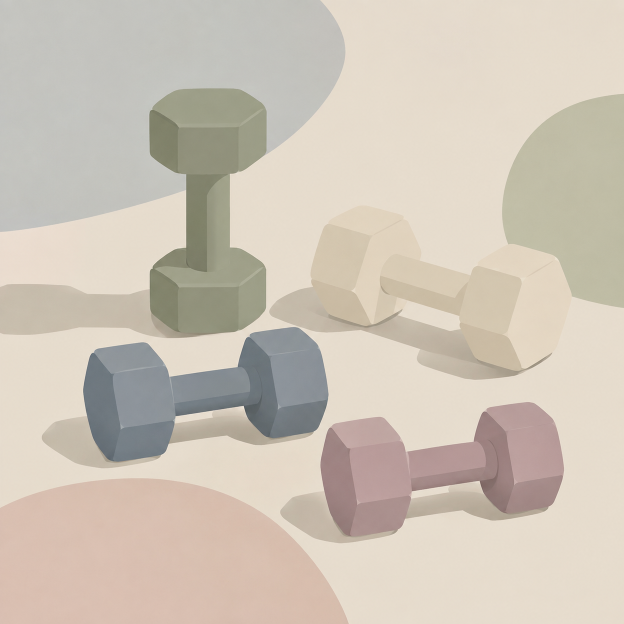
#> input picture scripts/test_im2/gen_1788146116217_1.png, 1248 x 1248 px (shown at 1/2 size)
$ python remove_background.py test_im2/gen_1788146116217_1.png
#> lines starting #> are read from the running program, lines starting #| are printed output that depends on the picture
"""
纯色背景去除脚本
将图片中的纯色背景（如白色、绿色、蓝色）去除，输出透明背景 PNG。

用法:
  python remove_background.py input.jpg                      # 单张，自动检测背景色
  python remove_background.py input.jpg -o result.png        # 指定输出路径
  python remove_background.py ./photos/                      # 批量处理目录
  python remove_background.py input.jpg --color "#FFFFFF"    # 手动指定背景色
  python remove_background.py input.jpg --tolerance 40       # 调整去除范围

参数说明:
  --color      背景颜色，格式 "#FFFFFF" 或 "255,255,255"。不指定时自动取四角颜色
  --tolerance  颜色容差 0-255，越大去除越多（默认 30）
  --feather    边缘羽化像素数，让边缘更平滑（默认 10）
"""

import argparse
import sys
from pathlib import Path

import numpy as np
from PIL import Image

SUPPORTED_EXTS = {".jpg", ".jpeg", ".png", ".bmp", ".webp", ".tiff", ".tif"}


def parse_color(text):
    """解析 #RRGGBB 或 R,G,B 格式的颜色"""
    text = text.strip()
    if text.startswith("#"):
        text = text[1:]
        if len(text) == 3:
            text = "".join(c * 2 for c in text)
        return tuple(int(text[i:i + 2], 16) for i in (0, 2, 4))
    parts = [int(p.strip()) for p in text.split(",")]
    if len(parts) != 3:
        raise ValueError("颜色格式应为 #RRGGBB 或 R,G,B")
    return tuple(parts)


def detect_bg_color(img):
    """取图片四角区域的平均颜色作为背景色"""
    img = img.convert("RGB")
    w, h = img.size
    size = max(4, min(w, h) // 20)
    corners = [
        img.crop((0, 0, size, size)),
        img.crop((w - size, 0, w, size)),
        img.crop((0, h - size, size, h)),
        img.crop((w - size, h - size, w, h)),
    ]
    arr = np.concatenate([np.asarray(c, dtype=np.int16).reshape(-1, 3) for c in corners])
    return tuple(int(x) for x in arr.mean(axis=0))


def remove_background(img, bg_color, tolerance, feather):
    """去除纯色背景，返回透明 PNG 图像（使用超采样抗锯齿）"""
    original_size = img.size
    scale = 2
    img_upscaled = img.resize((original_size[0] * scale, original_size[1] * scale), Image.LANCZOS)
    img_upscaled = img_upscaled.convert("RGBA")
    rgb = np.asarray(img_upscaled.convert("RGB"), dtype=np.float32)
    bg = np.array(bg_color, dtype=np.float32)
    dist = np.sqrt(((rgb - bg) ** 2).sum(axis=2))
    inner = tolerance
    outer = tolerance + feather
    alpha = np.clip((dist - inner) / max(outer - inner, 1.0), 0.0, 1.0)
    alpha = (alpha * 255).astype(np.uint8)
    rgba = np.dstack([rgb.astype(np.uint8), alpha])
    result_upscaled = Image.fromarray(rgba, "RGBA")
    result = result_upscaled.resize(original_size, Image.LANCZOS)
    return result


def process_file(src, dst, bg_color, tolerance, feather):
    img = Image.open(src)
    result = remove_background(img, bg_color, tolerance, feather)
    dst.parent.mkdir(parents=True, exist_ok=True)
    result.save(dst, "PNG")


def main():
    parser = argparse.ArgumentParser(description="去除图片纯色背景，输出透明 PNG")
    parser.add_argument("input", type=Path, help="输入图片路径或包含图片的目录")
    parser.add_argument("-o", "--output", type=Path, default=None,
                        help="输出路径（单图模式）。批量模式自动保存到 <目录>_nobg/")
    parser.add_argument("--color", default=None,
                        help="背景色 #RRGGBB 或 R,G,B，默认自动检测四角颜色")
    parser.add_argument("--tolerance", type=int, default=30,
                        help="颜色容差 0-255，越大去除越多（默认 30）")
    parser.add_argument("--feather", type=int, default=10,
                        help="边缘羽化像素数（默认 10）")
    args = parser.parse_args()

    input_path = args.input
    if not input_path.exists():
        print(f"错误：路径不存在 {input_path}", file=sys.stderr)
        sys.exit(1)

    # 收集文件
    if input_path.is_dir():
        files = sorted(
            p for p in input_path.iterdir()
            if p.is_file() and p.suffix.lower() in SUPPORTED_EXTS
        )
        if not files:
            print(f"目录中没有找到支持的图片：{input_path}", file=sys.stderr)
            sys.exit(1)
        out_dir = input_path.parent / f"{input_path.name}_nobg"
        tasks = [(f, out_dir / f"{f.stem}_nobg.png") for f in files]
        print(f"找到 {len(tasks)} 张图片，输出目录：{out_dir}")
    else:
        if args.output:
            out_path = args.output
        else:
            out_path = input_path.parent / f"{input_path.stem}_nobg.png"
        tasks = [(input_path, out_path)]

    # 每张图片单独检测背景色（避免混合检测）
    for i, (src, dst) in enumerate(tasks, 1):
        img = Image.open(src)
#> img is the input picture: PIL image 1248x1248 RGB; mean R, G, B 206.1, 196.4, 183.4
        bg_color = parse_color(args.color) if args.color else detect_bg_color(img)
#> bg_color = (217, 206, 194)
        print(f"[{i}/{len(tasks)}] {src.name} 背景色={bg_color} 容差={args.tolerance}", flush=True)
#| [1/1] gen_1788146116217_1.png 背景色=(217, 206, 194) 容差=30
        try:
            process_file(src, dst, bg_color, args.tolerance, args.feather)
#> in remove_background, `bg = np.array(bg_color, dtype=np.float32)`: bg = [217, 206, 194]
#> in remove_background, `dist = np.sqrt(((rgb - bg) ** 2).sum(axis=2))`:
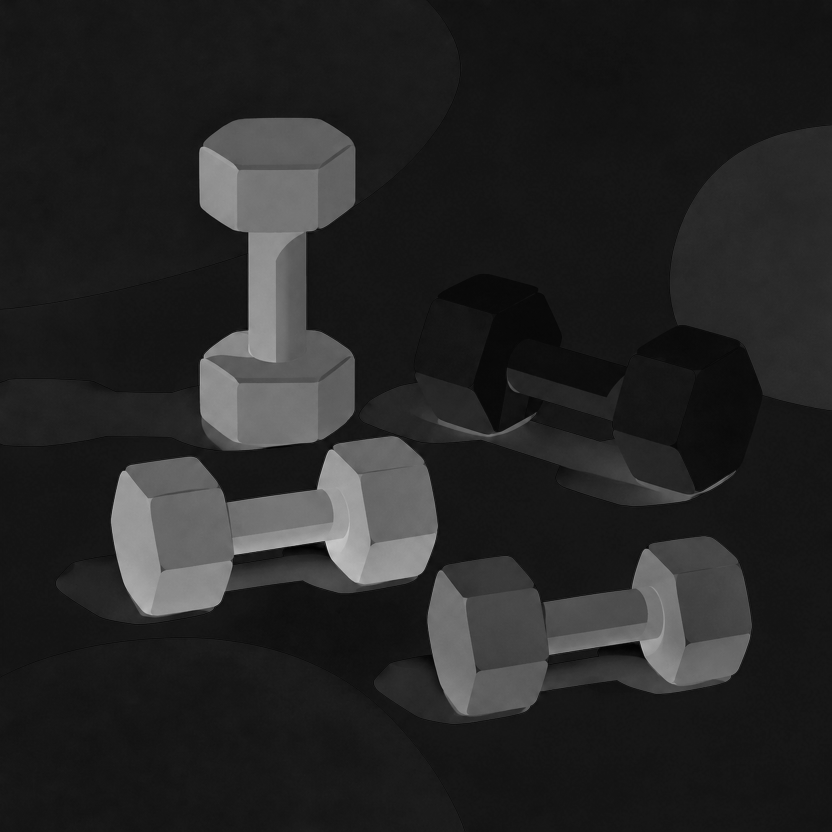
#> dist: shape (2496, 2496) float32 (shown at 1/3 size); min 0, max 230.9, mean 38.2
#> in remove_background, `alpha = np.clip((dist - inner) / max(outer - inner, 1.0), 0.0, 1.0)`:
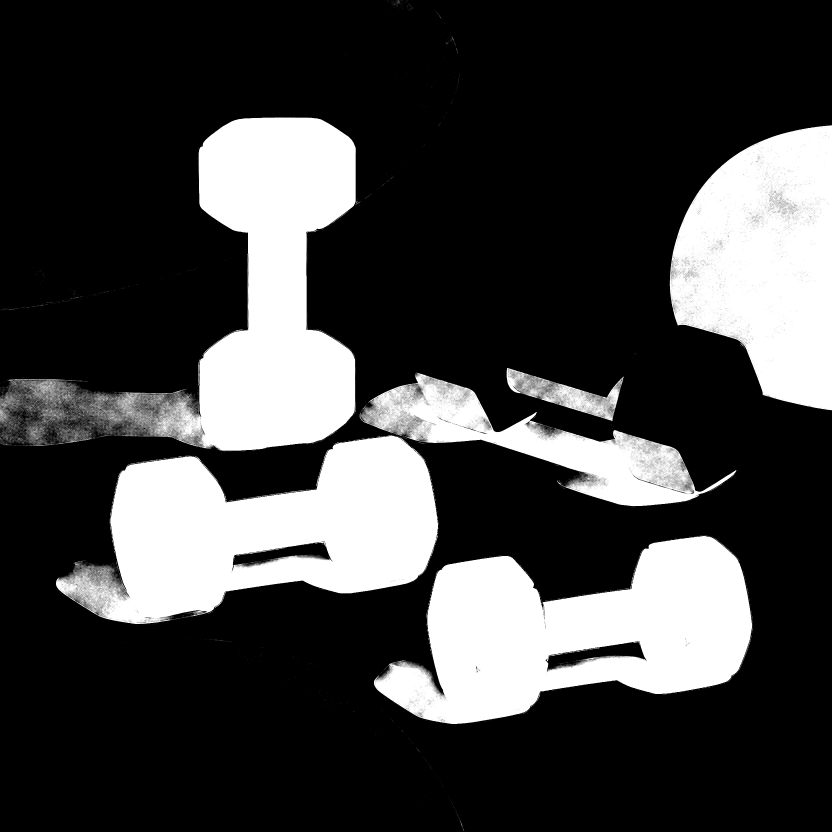
#> alpha: shape (2496, 2496) float32 (shown at 1/3 size); min 0, max 1, mean 0.254
#> in remove_background, `rgba = np.dstack([rgb.astype(np.uint8), alpha])`:
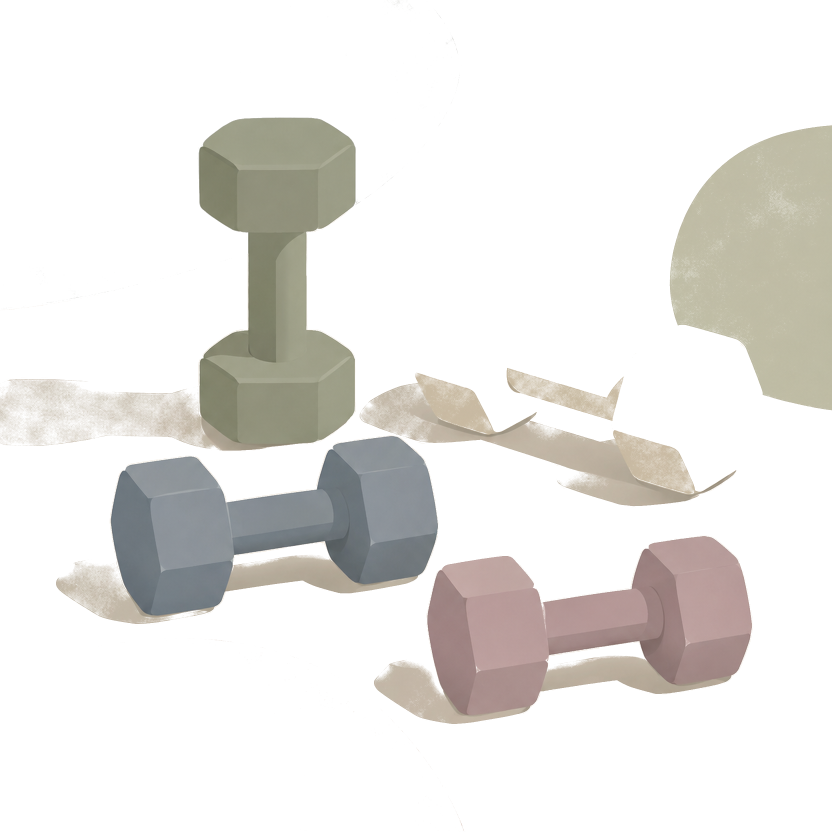
#> rgba: shape (2496, 2496, 4) (shown at 1/3 size); mean R, G, B, A 206.1, 196.4, 183.4, 64.7; transparent parts drawn white
        except Exception as e:
            print(f"  失败：{e}")
            continue
        print(f"  完成 -> {dst}")

    print(f"\n全部处理完成，共 {len(tasks)} 张。")


if __name__ == "__main__":
    main()
